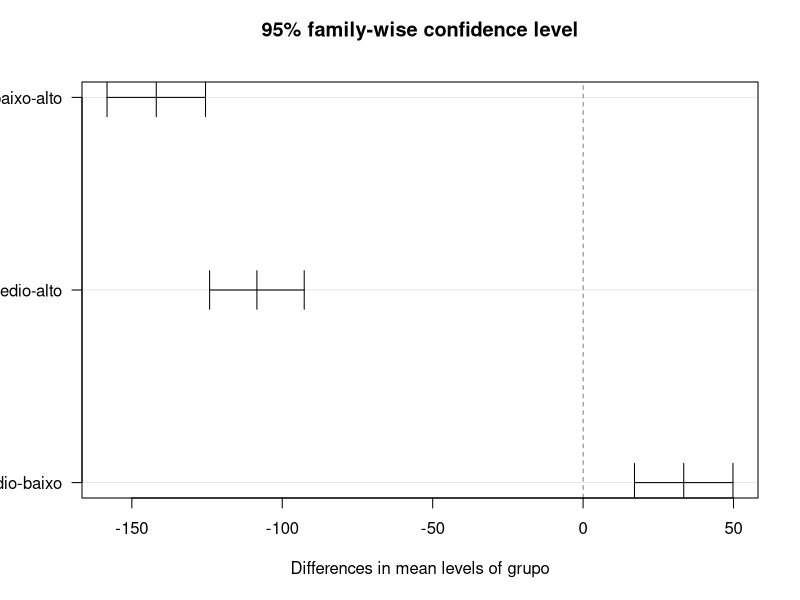
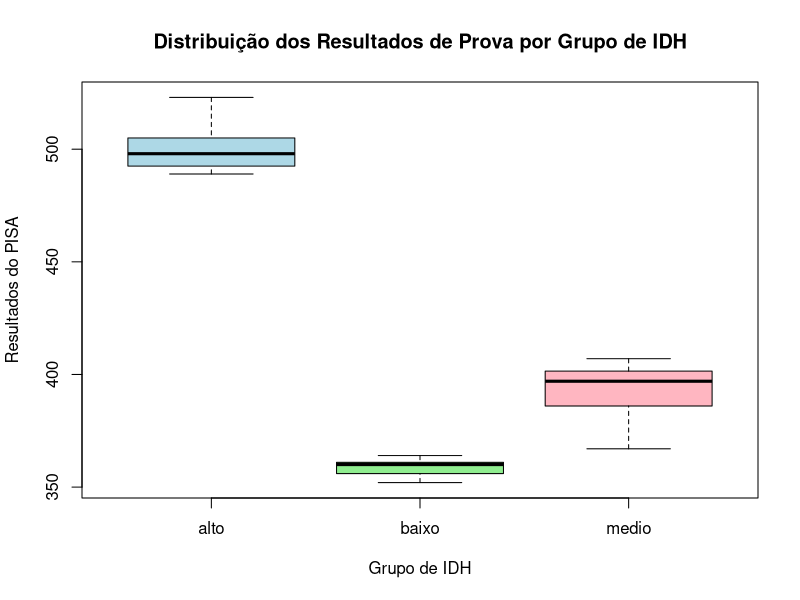
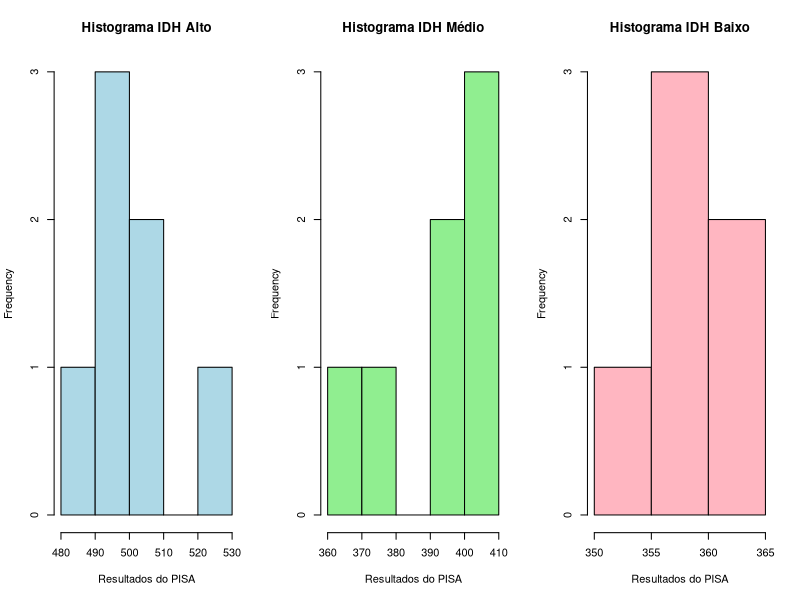

The R source for these figures, in order:

# Dados
IDH_alto <- c(494, 506, 504, 489, 498, 523, 491)
IDH_medio <- c(401, 397, 402, 396, 407, 367, 376)
IDH_baixo <- c(356, 360, 364, 360, 361, 352)

# Criar um dataframe com os dados
dados <- data.frame(
  valor = c(IDH_alto, IDH_medio, IDH_baixo),
  grupo = factor(rep(c("alto", "medio", "baixo"), times = c(length(IDH_alto), length(IDH_medio), length(IDH_baixo))))
)

# Teste de normalidade de Shapiro-Wilk para cada grupo
shapiro_result <- by(dados$valor, dados$grupo, shapiro.test)
print("Resultados do Teste de Shapiro-Wilk:")
print(shapiro_result)

# Teste de homogeneidade de variância de Levene (usando a função native)
# Calcula a variância de cada grupo e compara
variancia_alto <- var(IDH_alto)
variancia_medio <- var(IDH_medio)
variancia_baixo <- var(IDH_baixo)

print("Variâncias dos grupos:")
print(c(variancia_alto, variancia_medio, variancia_baixo))

# Realizar a ANOVA
resultado_anova <- aov(valor ~ grupo, data = dados)
print("Resumo da ANOVA:")
summary(resultado_anova)

# Realizar o teste de Tukey para comparações múltiplas
resultado_tukey <- TukeyHSD(resultado_anova)
plot(resultado_tukey , las = 1)

print("Resultados do teste de Tukey:")
print(resultado_tukey)

# Gráfico de boxplot (usando funções básicas do R)
boxplot(valor ~ grupo, data = dados,
        main = "Distribuição dos Resultados de Prova por Grupo de IDH",
        xlab = "Grupo de IDH",
        ylab = "Resultados do PISA",
        col = c("lightblue", "lightgreen", "lightpink"))
par(mfrow = c(1, 3))  # Organizar a área de plotagem em 3 colunas
hist(IDH_alto, main = "Histograma IDH Alto", xlab = "Resultados do PISA", col = "lightblue")
hist(IDH_medio, main = "Histograma IDH Médio", xlab = "Resultados do PISA", col = "lightgreen")
hist(IDH_baixo, main = "Histograma IDH Baixo", xlab = "Resultados do PISA", col = "lightpink")
par(mfrow = c(1, 1))  # Restaurar a área de plotagem para uma única janela
